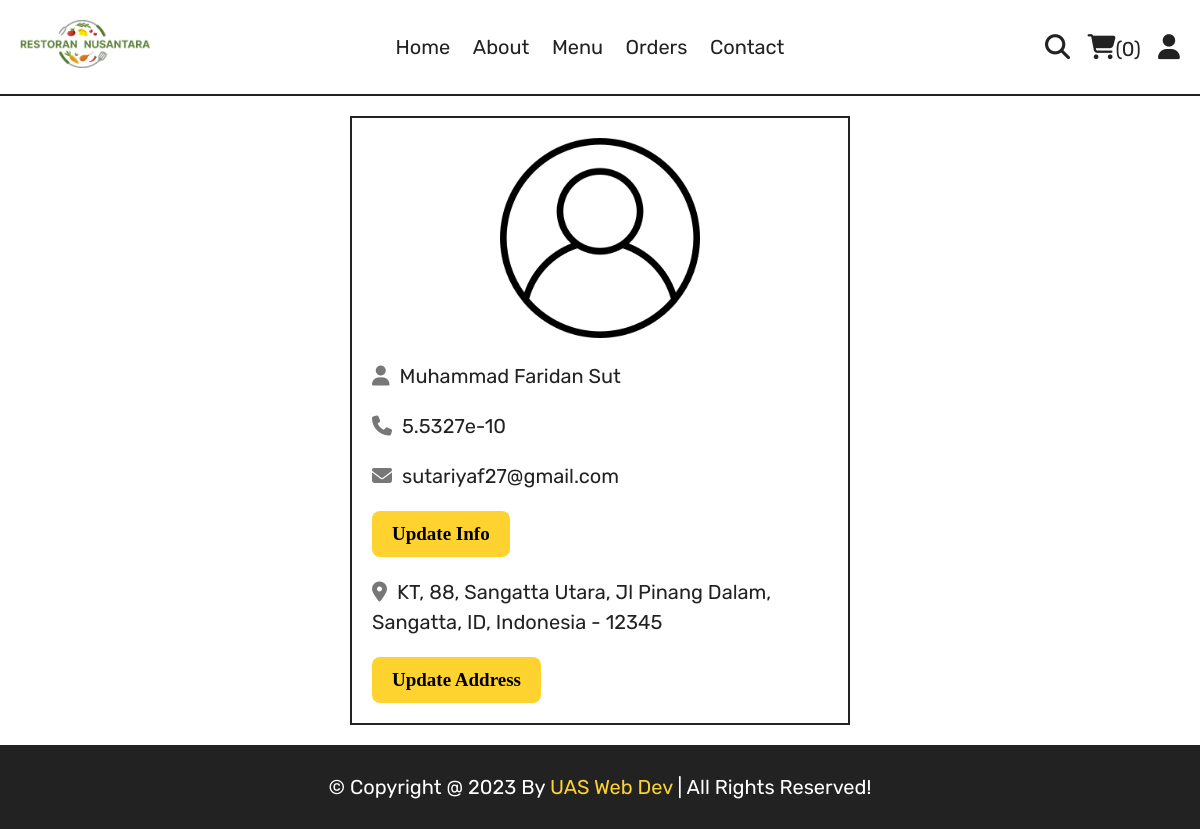
The app's page /profile.php (signed in) with its own data.
### tables this page shows
CREATE TABLE `users` (
  `id` int(100) NOT NULL,
  `name` varchar(20) NOT NULL,
  `email` varchar(50) NOT NULL,
  `number` varchar(10) NOT NULL,
  `password` varchar(50) NOT NULL,
  `address` varchar(500) NOT NULL
);

### profile.php (the view, shortened to what this page needs)
<?php
include 'components/connect.php';
?>
<!DOCTYPE html>
<html lang="en">
<head>
   <link rel="stylesheet" href="https://cdnjs.cloudflare.com/ajax/libs/font-awesome/6.1.1/css/all.min.css">
   <link rel="stylesheet" href="css/style.css">
</head>
<body>
<?php include 'components/user_header.php'; ?>
<section class="user-details">
   <div class="user">
      <img src="images/user-icon.png" alt="">
      <p><i class="fas fa-user"></i><span><span><?= $fetch_profile['name']; ?></span></span></p>
      <p><i class="fas fa-phone"></i><span><?= $fetch_profile['number']; ?></span></p>
      <p><i class="fas fa-envelope"></i><span><?= $fetch_profile['email']; ?></span></p>
      <a href="update_profile.php" class="btn">update info</a>
      <p class="address"><i class="fas fa-map-marker-alt"></i><span><?php if($fetch_profile['address'] == ''){echo 'please enter your address';}else{echo $fetch_profile['address'];} ?></span></p>
      <a href="update_address.php" class="btn">update address</a>
   </div>
</section>
<?php include 'components/footer.php'; ?>
</body>
</html>

### css/style.css (style rules this page uses)
:root { --yellow:#fed330; --red:#e74c3c; --white:#fff; --black:#222; --light-color:#777; --border:.2rem solid var(--black); }
* { font-family: 'Rubik', sans-serif; margin:0; padding:0; box-sizing: border-box; outline: none; border: none; text-decoration: none; }
html { font-size: 62.5%; overflow-x: hidden; scroll-behavior: smooth; stop-opacity: 7rem; }
section { margin:0 auto; max-width: 1200px; padding:2rem; }
.btn, .delete-btn { margin-top: 1rem; display: inline-block; font-size: 2rem; padding:1rem 3rem; cursor: pointer; text-transform: capitalize; transition: .2s linear; }
.btn { background-color: var(--yellow); color:var(--black); }
.user-details .user { max-width: 50rem; margin:0 auto; border:var(--border); padding:2rem; }
.user-details .user img { width: 100%; height: 20rem; object-fit: contain; margin-bottom: 1rem; }
.user-details .user p { padding:1rem 0; line-height: 1.5; font-size: 2rem; }
.user-details .user p span { color:var(--black); }
.user-details .user p i { margin-right: 1rem; color:var(--light-color); }
.user-details .user .address { margin-top: 1rem; }

### profile.php (style rules this page uses)
.btn { color: var(--green-1); font-family: 'Poppins'; font-weight: bold; border-radius: 8px; font-size: 1.9rem; padding: 1.2rem 2rem; }

### records on screen
users: name "Muhammad Faridan Sut", number "5.5327e-10", email "sutariyaf27@gmail.com", address "KT, 88, Sangatta Utara, Jl Pinang Dalam, Sangatta, ID, Indonesia - 12345"

### other values on screen
$total_cart_items "0"
